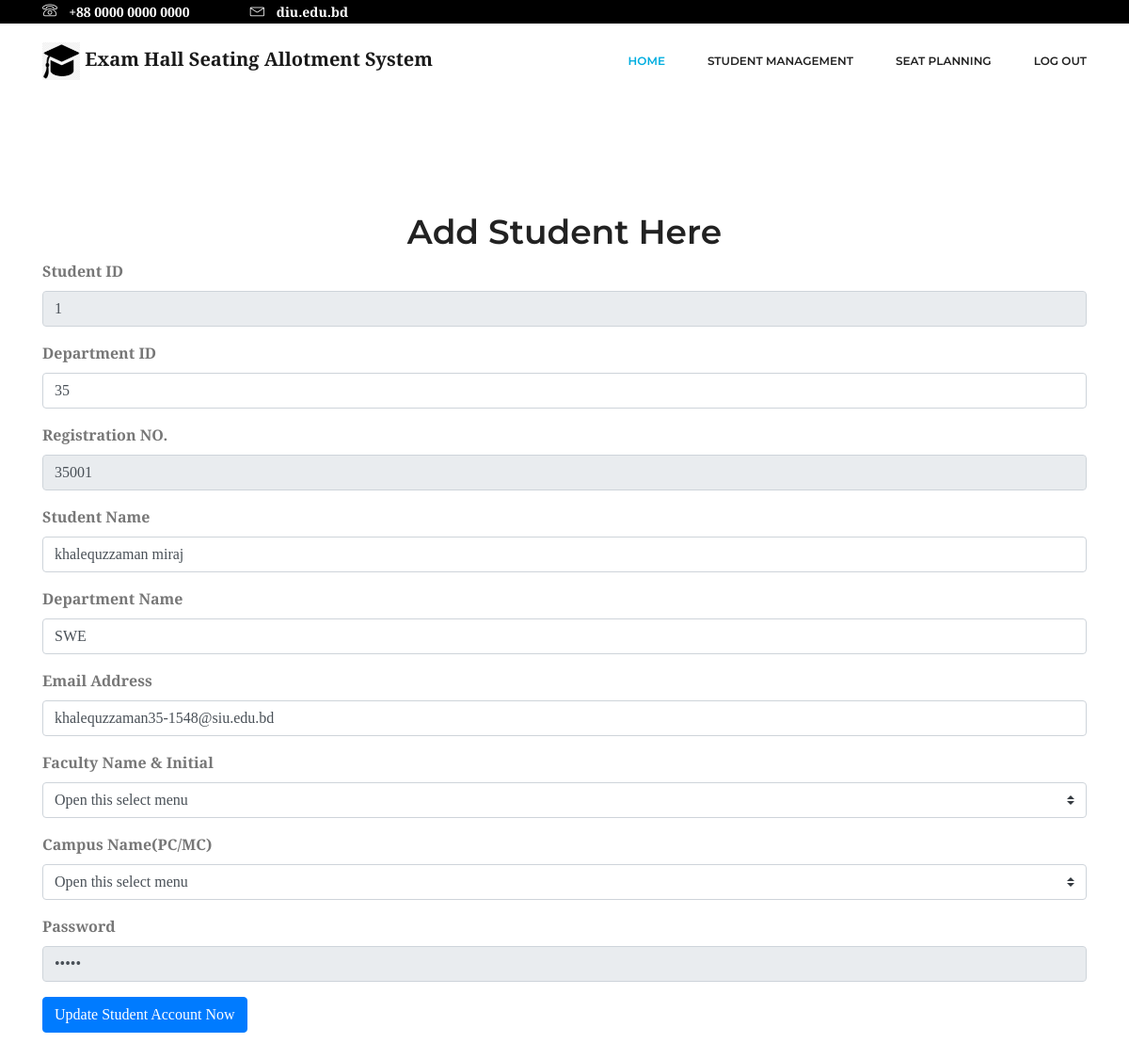
The app's page /Student_Update.php?id=1 (signed in) with its own data.
### tables this page shows
CREATE TABLE `student` (
  `s_id` int(11) NOT NULL,
  `dept_id` int(11) NOT NULL,
  `reg_no` int(11) NOT NULL,
  `s_name` varchar(255) NOT NULL,
  `dept_name` varchar(255) NOT NULL,
  `email` varchar(255) NOT NULL,
  `n_faculty` varchar(255) NOT NULL,
  `campus` varchar(255) NOT NULL,
  `password` varchar(255) NOT NULL
);

### Student_Update.php (the view, shortened to what this page needs)
<?php
include('AdminMain.php');
$con=mysqli_connect("localhost","root","","exam_hall_seat_plan");
if($_GET['id']) {
    $id = $_GET['id'];
    $sql="SELECT * FROM student
          WHERE s_id = '$id'";
    $result = mysqli_query($con,$sql);
    $data  = mysqli_fetch_assoc($result);
?>
<!DOCTYPE html>
<html lang="en">
<head>
	<link rel="stylesheet" href="css/bootstrap.css">
	<link rel="stylesheet" href="vendors/linericon/style.css">
	<link rel="stylesheet" href="css/font-awesome.min.css">
	<link rel="stylesheet" href="vendors/owl-carousel/owl.carousel.min.css">
	<link rel="stylesheet" href="vendors/lightbox/simpleLightbox.css">
	<link rel="stylesheet" href="vendors/nice-select/css/nice-select.css">
	<link rel="stylesheet" href="vendors/animate-css/animate.css">
	<link rel="stylesheet" href="css/style.css">
</head>
<body>
	<div class="department_area section_gap">
		<div class="container">
			<center><h1>Add Student Here</h1></center>
			<form action="update_student.php" method="POST">
				 <div class="form-group">
				    <label for="exampleInputtext1">Student ID</label>
				    <input type="number" class="form-control" name="s_id" id="exampleInputtext1" aria-describedby="textHelp" placeholder="Enter Student ID" value="<?php echo $data['s_id'];  ?>" readonly="">
				 </div>
				 <div class="form-group">
				    <label for="exampleInputtext1">Department ID</label>
				    <input type="number" class="form-control" name="dept_id" id="exampleInputtext1" aria-describedby="textHelp" placeholder="Enter Department ID" value="<?php echo $data['dept_id'];  ?>">
				 </div>
				 <div class="form-group">
				    <label for="exampleInputEmail1">Registration NO.</label>
				    <input type="number" class="form-control" name="reg_no" id="exampleInputtext1" aria-describedby="textHelp" placeholder="Enter Registration NO." value="<?php echo $data['reg_no'];  ?>" readonly="">
				 </div>
				 <div class="form-group">
				    <label for="exampleInputEmail1">Student Name</label>
				    <input type="text" class="form-control" name="s_name" id="exampleInputtext1" aria-describedby="textHelp" placeholder="Student Name" value="<?php echo $data['s_name'];  ?>">
				 </div>
				 <div class="form-group">
				    <label for="exampleInputtext1">Department Name</label>
				    <input type="text" class="form-control" name="dept_name" id="exampleInputtext1" aria-describedby="textHelp" placeholder="Enter Department Name" value="<?php echo $data['dept_name'];  ?>">
				 </div>
				 <div class="form-group">
				    <label for="exampleInputEmail1">Email Address</label>
				    <input type="email" class="form-control" name="email" id="exampleInputEmail1" aria-describedby="emailHelp" placeholder="Enter Email Address" value="<?php echo $data['email'];  ?>" >
				 </div>
				 <div class="form-group">
				 	<label for="exampleInputEmail1">Faculty Name & Initial</label>
						<select class="custom-select" name="n_faculty" value="<?php echo $data['n_faculty'];  ?>">
							<option selected>Open this select menu</option>
						</select>
				</div>
				 <div class="form-group">
				    <label for="exampleInputEmail1">Campus Name(PC/MC)</label>
						<select class="custom-select" name="campus" value="<?php echo $data['campus'];  ?>">
							<option selected>Open this select menu</option>
						</select>
				 </div>
				 <div class="form-group">
				    <label for="exampleInputPassword1">Password</label>
				    <input type="password" class="form-control" name="password" id="exampleInputPassword1" placeholder="Password" value="<?php echo $data['password'];  ?>" readonly="">
				 </div>
				 <button type="submit" class="btn btn-primary">Update Student Account Now</button>
			</form>
		</div>
	</div>
</body>
</html>
<?php
}
?>

### records on screen
student: s_id "1", dept_id "35", reg_no "35001", s_name "khalequzzaman miraj", dept_name "SWE", email "khalequzzaman35-1548@siu.edu.bd", n_faculty "Open this select menu", campus "Open this select menu"
